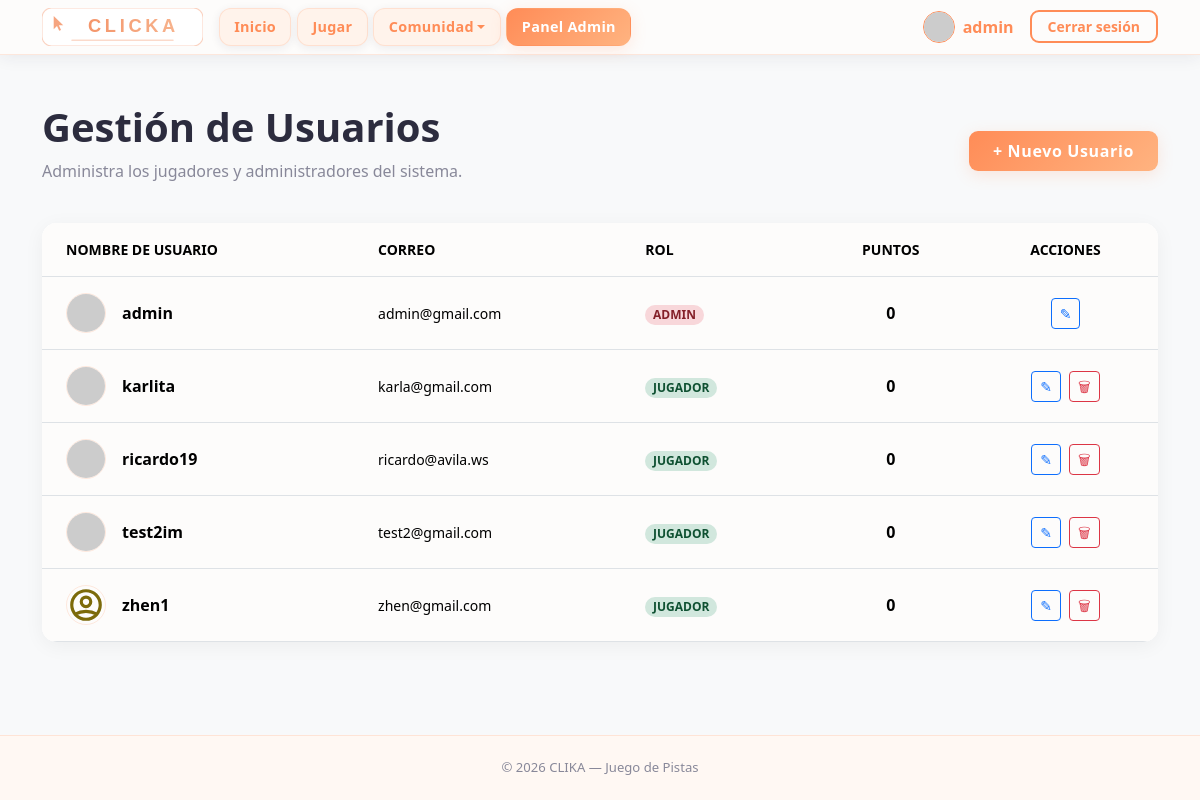
Screenshot of /pages/users.php (signed in) with the database file from the repository.
### tables this page shows
CREATE TABLE usuarios (
    id INTEGER PRIMARY KEY AUTOINCREMENT,
    username TEXT NOT NULL UNIQUE,
    password_hash TEXT NOT NULL,
    rol TEXT NOT NULL DEFAULT 'jugador',
    puntos INTEGER NOT NULL DEFAULT 0,
    created_at TEXT NOT NULL DEFAULT CURRENT_TIMESTAMP
, foto TEXT DEFAULT 'default.png', nombre_usuario TEXT NOT NULL);

### pages/users.php (the view, shortened to what this page needs)
<?php
require_once '../includes/db.php';
$results = $db->query("SELECT * FROM usuarios ORDER BY
    CASE rol WHEN 'admin' THEN 1 ELSE 2 END,
    nombre_usuario ASC");
?>
<!DOCTYPE html>
<html lang="es">
<head>
    <?php include '../includes/head.php'; ?>
</head>
<body class="bg-light">
    <?php include '../includes/menu.php'; ?>
    <main class="container mt-5">
        <div class="d-flex justify-content-between align-items-center mb-4">
            <div>
                <h1 class="fw-bold">Gestión de Usuarios</h1>
                <p class="text-muted">Administra los jugadores y administradores del sistema.</p>
            </div>
            <a href="register.php" class="btn btn-accent px-4 py-2 fw-bold">
                + Nuevo Usuario
            </a>
        </div>
        <div class="card users-table-card">
            <div class="table-responsive">
                <table class="table table-hover align-middle mb-0">
                    <thead class="bg-white border-bottom">
                        <tr class="text-muted small text-uppercase fw-bold">
                            <th class="px-4 py-3">Nombre de usuario</th>
                            <th class="px-4 py-3">Correo</th>
                            <th class="px-4 py-3">Rol</th>
                            <th class="px-4 py-3 text-center">Puntos</th>
                            <th class="px-4 py-3 text-center">Acciones</th>
                        </tr>
                    </thead>
                    <tbody class="bg-white">
                        <?php while ($row = $results->fetchArray(SQLITE3_ASSOC)):
                            $badgeClass = ($row['rol'] === 'admin') ? 'users-badge-admin' : 'users-badge-player';
                            $photoUrl = ($row['foto'] === 'default.png' || !$row['foto'])
                                ? BASE_URL . "/assets/images/social_media/profile.svg"
                                : (str_starts_with($row['foto'], 'http') ? $row['foto'] : BASE_URL . "/storage/uploads/" . $row['foto']);
                        ?>
                            <tr>
                                <td class="px-4 py-3">
                                    <div class="d-flex align-items-center gap-3">
                                        <img src="<?php echo $photoUrl; ?>" alt="Avatar" class="users-user-img"
                                             onerror="this.src='<?php echo BASE_URL; ?>/assets/images/social_media/profile.svg'">
                                        <span class="fw-bold"><?php echo htmlspecialchars((string) ($row['nombre_usuario'] ?? '')); ?></span>
                                    </div>
                                </td>
                                <td class="px-4 py-3 small text-break">
                                    <?php echo htmlspecialchars((string) ($row['username'] ?? '')); ?>
                                </td>
                                <td class="px-4 py-3">
                                    <span class="badge <?php echo $badgeClass; ?> rounded-pill small">
                                        <?php echo strtoupper($row['rol']); ?>
                                    </span>
                                </td>
                                <td class="px-4 py-3 text-center fw-semibold">
                                    <?php echo $row['puntos']; ?>
                                </td>
                                <td class="px-4 py-3 text-center">
                                    <div class="d-flex justify-content-center gap-2">
                                        <a href="profile.php?id=<?php echo $row['id']; ?>&return_to=users" class="btn btn-sm btn-outline-primary" title="Editar">
                                            &#9998;
                                        </a>
                                        <?php if ($row['id'] != $_SESSION['usuari_id']): ?>
                                            <button type="button"
                                                    class="btn btn-sm btn-outline-danger js-delete-user-open"
                                                    title="Eliminar"
                                                    data-bs-toggle="modal"
                                                    data-bs-target="#deleteModal"
                                                    data-delete-url="<?php echo htmlspecialchars('../processes/delete_user.proc.php?id=' . (int) $row['id'], ENT_QUOTES, 'UTF-8'); ?>">
                                                &#128465;
                                            </button>
                                        <?php endif; ?>
                                    </div>
                                </td>
                            </tr>
                        <?php endwhile; ?>
                    </tbody>
                </table>
            </div>
        </div>
    </main>
    <?php include '../includes/foot.php'; ?>

### includes/head.php (shortened to what this page needs)
<link
    href="https://cdn.jsdelivr.net/npm/bootstrap@5.3.3/dist/css/bootstrap.min.css"
    rel="stylesheet"
>
<link rel="stylesheet" href="https://cdn.jsdelivr.net/npm/bootstrap-icons@1.11.3/font/bootstrap-icons.min.css">
<link rel="stylesheet" href="<?php echo BASE_URL; ?>/assets/css/styles.css">

### includes/menu.php (shortened to what this page needs)
<?php
$currentPage = basename($_SERVER['PHP_SELF']);
$communityActive = in_array($currentPage, ['ranking.php', 'opiniones.php'], true);
?>
<nav class="navbar navbar-expand-lg navbar-clika sticky-top" aria-label="Navegación principal">
  <div class="container">
    <a class="navbar-brand p-0" href="<?php echo BASE_URL; ?>/index.php">
      <img src="<?php echo BASE_URL; ?>/assets/images/logo.svg" alt="CLICKA" height="38" width="auto">
    </a>
    <div class="collapse navbar-collapse" id="navbarMain">
      <ul class="navbar-nav me-auto mb-2 mb-lg-0">
        <li class="nav-item">
          <a class="nav-link nav-pill <?php echo ($currentPage === 'index.php') ? 'active' : ''; ?>"
            href="<?php echo BASE_URL; ?>/index.php">Inicio</a>
        </li>
        <li class="nav-item">
          <a class="nav-link nav-pill <?php echo ($currentPage === 'play.php') ? 'active' : ''; ?>"
            href="<?php echo BASE_URL; ?>/pages/play.php">Jugar</a>
        </li>
        <li class="nav-item dropdown">
          <a class="nav-link nav-pill dropdown-toggle <?php echo $communityActive ? 'active' : ''; ?>"
            href="#"
            id="navbar-community"
            role="button"
            data-bs-toggle="dropdown"
            aria-expanded="false"
            aria-haspopup="true">Comunidad</a>
        </li>
        <?php if (!empty($_SESSION['usuari_id']) && $_SESSION['rol'] === 'admin'): ?>
          <li class="nav-item">
            <a class="nav-link nav-pill fw-bold <?php echo in_array($currentPage, ['admin_config.php', 'users.php', 'themes.php', 'questions.php', 'admin_feedback.php'], true) ? 'active' : ''; ?>"
              href="<?php echo BASE_URL; ?>/pages/admin_config.php">Panel Admin</a>
          </li>
        <?php endif; ?>
      </ul>
      <ul class="navbar-nav ms-auto align-items-center gap-2">
        <?php if (!empty($_SESSION['usuari_id'])): ?>
          <li class="nav-item ms-lg-3">
            <a class="d-flex align-items-center text-decoration-none" href="<?php echo BASE_URL; ?>/pages/profile.php">
              <?php
              $userPhoto = $_SESSION['foto'] ?? 'default.png';
              $finalPhotoUrl = ($userPhoto === 'default.png')
                ? BASE_URL . "/assets/images/social_media/profile.svg"
                : (str_starts_with($userPhoto, 'http') ? $userPhoto : BASE_URL . "/storage/uploads/" . $userPhoto);
              ?>
              <img src="<?php echo $finalPhotoUrl; ?>" alt="Perfil" class="rounded-circle border border-primary"
                style="width: 32px; height: 32px; object-fit: cover;">
              <span class="ms-2 fw-semibold text-primary d-none d-xl-inline">
                <?php
                $navName = $_SESSION['nombre_usuario']
                    ?? ($_SESSION['user_email'] ?? ($_SESSION['username'] ?? ''));
                echo htmlspecialchars((string) $navName);
                ?>
              </span>
            </a>
          </li>
          <li class="nav-item ms-lg-2">
            <a class="btn btn-outline-accent btn-sm px-3" href="<?php echo BASE_URL; ?>/pages/logout.php">
              Cerrar sesión
            </a>
          </li>
        <?php endif; ?>
      </ul>
    </div>
  </div>
</nav>

### includes/foot.php (shortened to what this page needs)
  <footer>
    <div class="container">
      <span>&copy; <?php echo date('Y'); ?> CLIKA &mdash; Juego de Pistas</span>
    </div>
  </footer>
</body>
</html>

### assets/css/styles.css (style rules this page uses)
:root { --clika-bg: #FDFCFB; --clika-card-bg: #FFFFFF; --clika-surface: #FFF3EB; --clika-primary: #FF8C57; --clika-primary-hover: #F07040; --clika-accent: #FFB380; --clika-text: #2C2C3E; --clika-muted: #888899; --clika-border: rgba(255, 140, 87, 0.18); --clika-border-strong: rgba(255, 140, 87, 0.38); --clika-shadow: rgba(255, 140, 87, 0.18); --clika-shadow-dark: rgba(44, 44, 62, 0.08); --font-heading: ui-sans-serif, system-ui, -apple-system, 'Segoe UI', Roboto, 'Helvetica Neue', Arial, sans-serif; --font-body: ui-sans-serif, system-ui, -apple-system, 'Segoe UI', Roboto, 'Helvetica Neue', Arial, sans-serif; --bs-body-bg: var(--clika-bg); --bs-body-color: var(--clika-text); --bs-primary: var(--clika-primary); --bs-primary-rgb: 255, 140, 87; }
*, *::before, *::after { box-sizing: border-box; }
body { background-color: var(--clika-bg); color: var(--clika-text); font-family: var(--font-body); min-height: 100vh; display: flex; flex-direction: column; }
main { flex: 1 0 auto; }
h1, h2, h3, h4, h5, h6, .navbar-brand { font-family: var(--font-heading); }
.navbar-clika { background-color: rgba(253, 252, 251, 0.95) !important; border-bottom: 1.5px solid var(--clika-border); backdrop-filter: blur(14px); -webkit-backdrop-filter: blur(14px); box-shadow: 0 2px 16px var(--clika-shadow-dark); }
.navbar-clika .nav-link { color: var(--clika-muted) !important; font-weight: 600; font-size: .9rem; letter-spacing: .02em; padding: .38rem .7rem; border-radius: 7px; transition: color .2s, background .2s; }
.navbar-clika .nav-link.active { color: var(--clika-primary) !important; background: rgba(255, 140, 87, .12); }
.navbar-clika.navbar-expand-lg .navbar-nav .nav-link.nav-pill { color: var(--clika-primary) !important; background: var(--clika-surface) !important; border: 1px solid var(--clika-border) !important; border-radius: 12px !important; box-shadow: 0 2px 10px var(--clika-shadow-dark) !important; margin-right: 0.35rem; padding: 0.45rem 0.9rem !important; font-weight: 600; display: inline-flex; align-items: center; justify-content: center; position: relative; z-index: 2; pointer-events: auto; }
.navbar-clika.navbar-expand-lg .navbar-nav .nav-link.nav-pill.active { color: #fff !important; background: linear-gradient(135deg, var(--clika-primary), var(--clika-accent)) !important; border-color: transparent !important; box-shadow: 0 4px 16px var(--clika-shadow) !important; }
@media (min-width: 992px) { .navbar-clika.navbar-expand-lg .navbar-nav > .nav-item.dropdown { width: max-content; } }
.text-primary { color: var(--clika-primary) !important; }
.text-muted { color: var(--clika-muted) !important; }
.btn-accent { background: linear-gradient(135deg, var(--clika-primary), var(--clika-accent)); border: none; color: #fff; font-family: var(--font-heading); font-weight: 700; letter-spacing: .04em; border-radius: 9px; box-shadow: 0 4px 16px var(--clika-shadow); transition: transform .18s, box-shadow .18s, filter .18s; }
.btn-outline-accent { border: 2px solid var(--clika-primary); color: var(--clika-primary); font-weight: 700; border-radius: 9px; background: transparent; transition: background .2s, color .2s, box-shadow .2s; }
footer { background-color: #FFF8F3; border-top: 1.5px solid var(--clika-border); color: var(--clika-muted); font-size: .82rem; padding: 1.4rem 0; text-align: center; margin-top: auto; }
.users-table-card { border-radius: 15px; overflow: hidden; border: none; box-shadow: 0 4px 20px rgba(0, 0, 0, 0.05); }
.users-table-card .table { margin-bottom: 0; }
.users-user-img { width: 40px; height: 40px; object-fit: cover; border-radius: 50%; border: 1px solid var(--clika-border); }
.users-badge-admin { background-color: #f8d7da; color: #842029; }
.users-badge-player { background-color: #d1e7dd; color: #0f5132; }

### rows the page displays
usuarios: nombre_usuario "admin", username "admin@gmail.com", rol "ADMIN", puntos "0"
usuarios: nombre_usuario "karlita", username "karla@gmail.com", rol "JUGADOR", puntos "0"
usuarios: nombre_usuario "ricardo19", username "ricardo@avila.ws", rol "JUGADOR", puntos "0"
usuarios: nombre_usuario "test2im", username "test2@gmail.com", rol "JUGADOR", puntos "0"
usuarios: shows a picture, nombre_usuario "zhen1", username "zhen@gmail.com", rol "JUGADOR", puntos "0"

### other values shown
$navName "admin"
